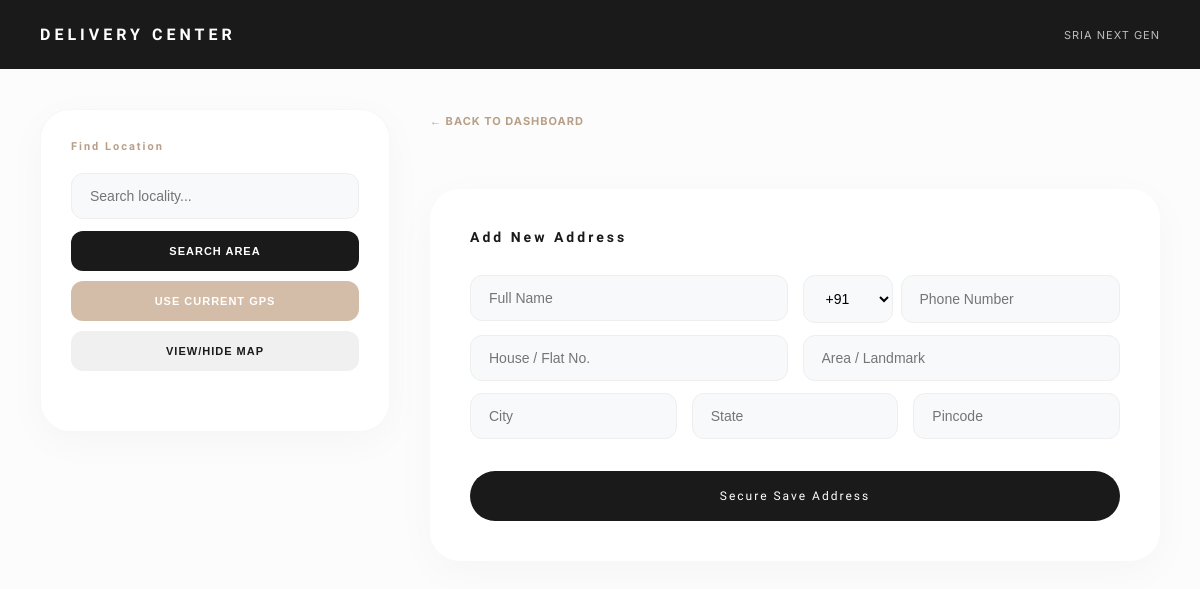
The app's page /address/ (signed in), older data.
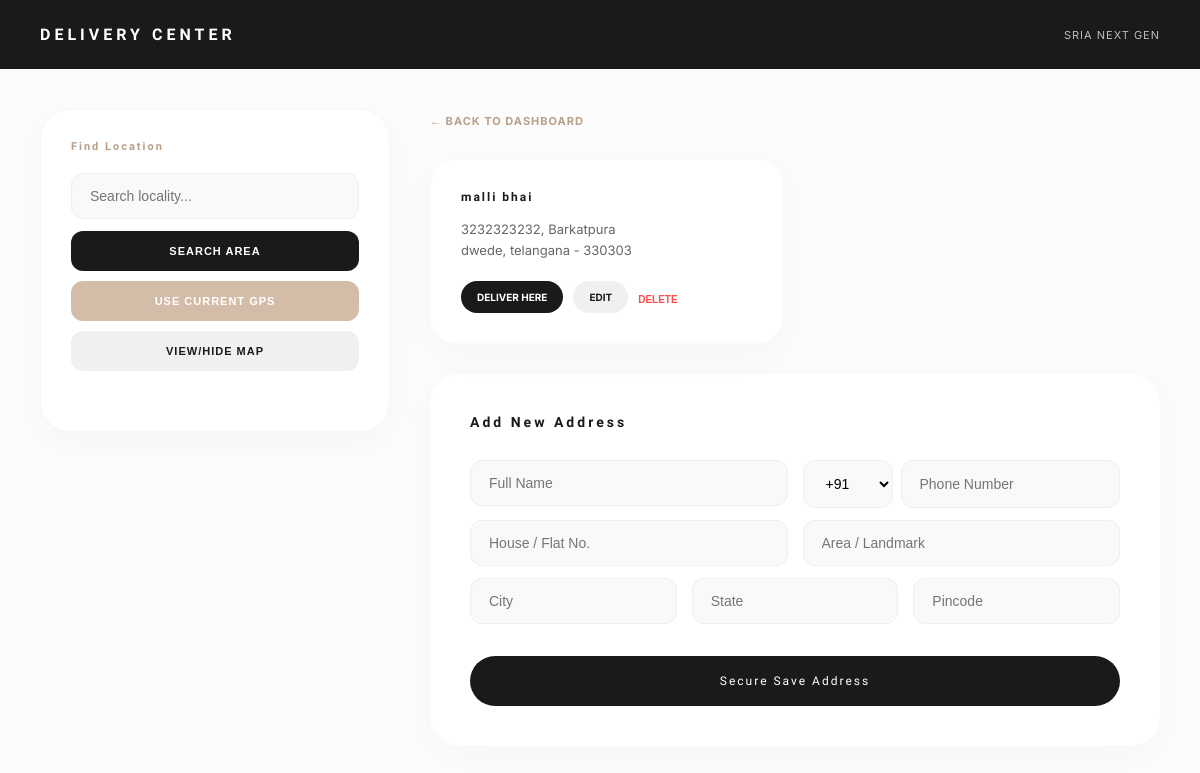
The same page, newer data.
### category/models.py (models this page shows)
class Address(models.Model):
    user = models.ForeignKey(User, on_delete=models.CASCADE, null=True, blank=True)
    name = models.CharField(max_length=100)
    phone = models.CharField(max_length=10)
    country_code = models.CharField(max_length=5, default="+91")
    house = models.CharField(max_length=200)
    area = models.CharField(max_length=200)
    city = models.CharField(max_length=100)
    state = models.CharField(max_length=100)
    pincode = models.CharField(max_length=6)
    latitude = models.FloatField(null=True, blank=True)
    longitude = models.FloatField(null=True, blank=True)
    created_at = models.DateTimeField(auto_now_add=True)

### category/views.py (the view)
# urls.py: path("address/",views.address_page,name="address"),
def address_page(request):
    if request.method == "POST":
        form = AddressForm(request.POST)
        if form.is_valid():
            address = form.save(commit=False)
            address.user = request.user
            address.save()
            request.session["selected_address"] = address.id
            return redirect("place_order")
    else:
        form = AddressForm()
    addresses = Address.objects.filter(user=request.user)
    return render(request,"address.html",{
        "form":form,
        "addresses":addresses
    })

### category/forms.py (shortened to what this page needs)
class AddressForm(forms.ModelForm):
    class Meta:
        model = Address
        fields = "__all__"

### category/templates/address.html (shortened to what this page needs)
{% load static %}
<!DOCTYPE html>
<html lang="en">
<head>
    <link rel="stylesheet" href="https://unpkg.com/leaflet@1.9.4/dist/leaflet.css"/>
</head>
<body>
<div class="header">
    <h2>Delivery Center</h2>
    <div style="font-size: 11px; opacity: 0.7; letter-spacing: 1px;">SRIA NEXT GEN</div>
</div>
<div class="container">
    <aside class="sidebar">
        <h4>Find Location</h4>
        <div class="search-group">
            <input type="text" id="searchInput" placeholder="Search locality...">
            <button class="control-btn btn-black" onclick="searchLocation()">Search Area</button>
            <button class="control-btn btn-accent" onclick="getLocation()">Use Current GPS</button>
            <button class="control-btn btn-edit" onclick="toggleMap()">View/Hide Map</button>
        </div>
    </aside>
    <main class="content-main">
        <div class="top-nav">
            <a href="{% url 'dashboard' %}" style="text-decoration:none; color: var(--accent-dark); font-size: 11px; font-weight: 700; letter-spacing: 1px;">← BACK TO DASHBOARD</a>
        </div>
        <div class="address-grid">
            {% for a in addresses %}
            <div class="address-box">
                <h4>{{a.name}}</h4>
                <p>{{a.house}}, {{a.area}}<br>{{a.city}}, {{a.state}} - {{a.pincode}}</p>
                <div class="actions">
                    <a href="{% url 'deliver_here' a.id %}" class="btn-sm btn-deliver">Deliver Here</a>
                    <a href="{% url 'edit_address' a.id %}" class="btn-sm btn-edit">Edit</a>
                    <form method="POST" action="{% url 'delete_address' a.id %}" style="display:inline;">
                        <button class="btn-delete">DELETE</button>
                    </form>
                </div>
            </div>
            {% endfor %}
        </div>
        <div class="form-section">
            <h3>Add New Address</h3>
            <form method="POST" id="addressForm">
                <div style="display:grid; grid-template-columns: 1fr 1fr; gap: 15px;">
                    <div class="form-group">
                        <input type="text" name="name" placeholder="Full Name" required>
                    </div>
                    <div style="display:flex; gap:8px;">
                        <select name="country_code" style="flex: 0 0 90px;">
                            <option value="+91">+91</option>
                        </select>
                        <input type="tel" name="phone" placeholder="Phone Number" required>
                    </div>
                </div>
                <div style="display:grid; grid-template-columns: 1fr 1fr; gap: 15px;">
                    <input type="text" name="house" placeholder="House / Flat No." required>
                    <input type="text" name="area" placeholder="Area / Landmark" required>
                </div>
                <div style="display:grid; grid-template-columns: 1fr 1fr 1fr; gap: 15px;">
                    <input type="text" name="city" placeholder="City" required>
                    <input type="text" name="state" placeholder="State" required>
                    <input type="text" name="pincode" placeholder="Pincode" required>
                </div>
                <button class="save-btn">Secure Save Address</button>
            </form>
        </div>
    </main>
</div>
</body>
</html>

Row changes from the older to the newer data that the page shows:
added Address: name "malli bhai", house "3232323232", area "Barkatpura", city "dwede", state "telangana", pincode "330303"
